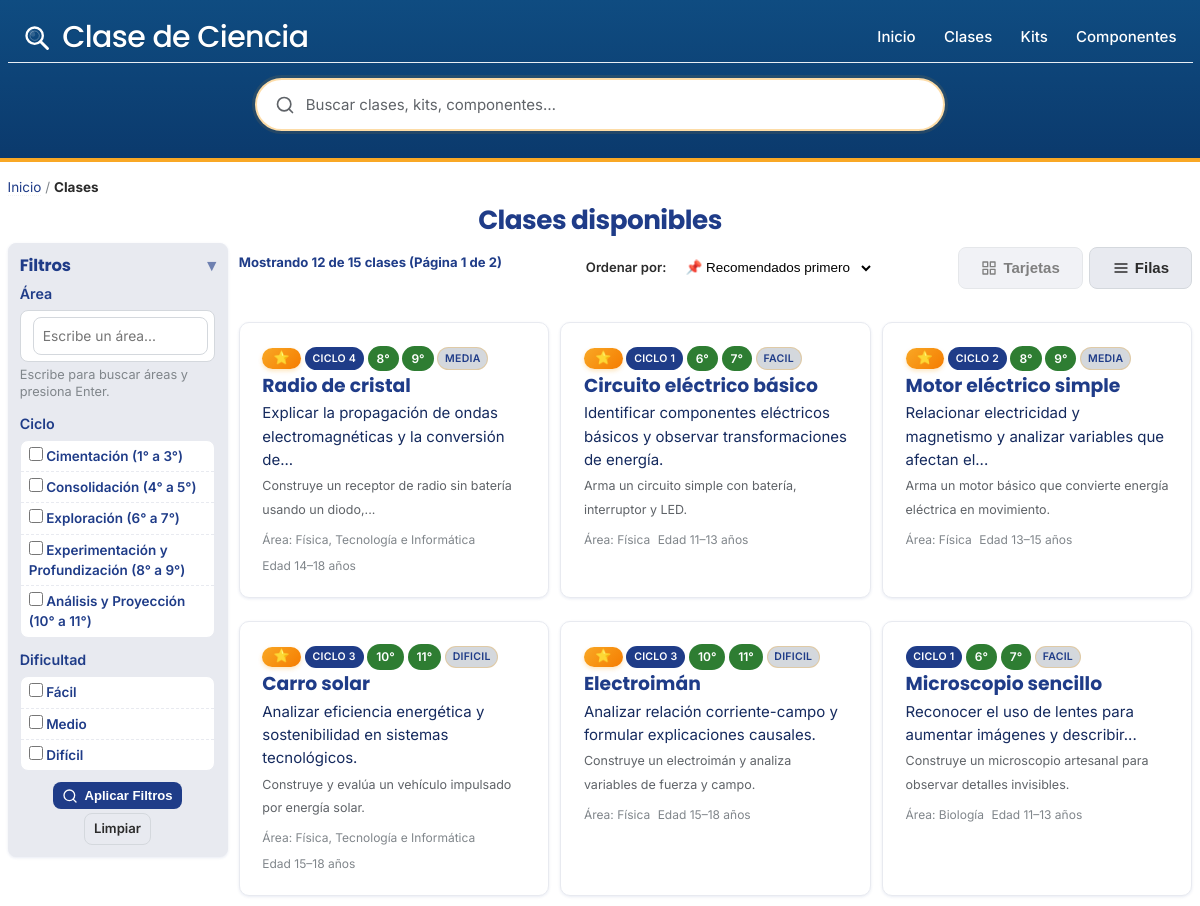
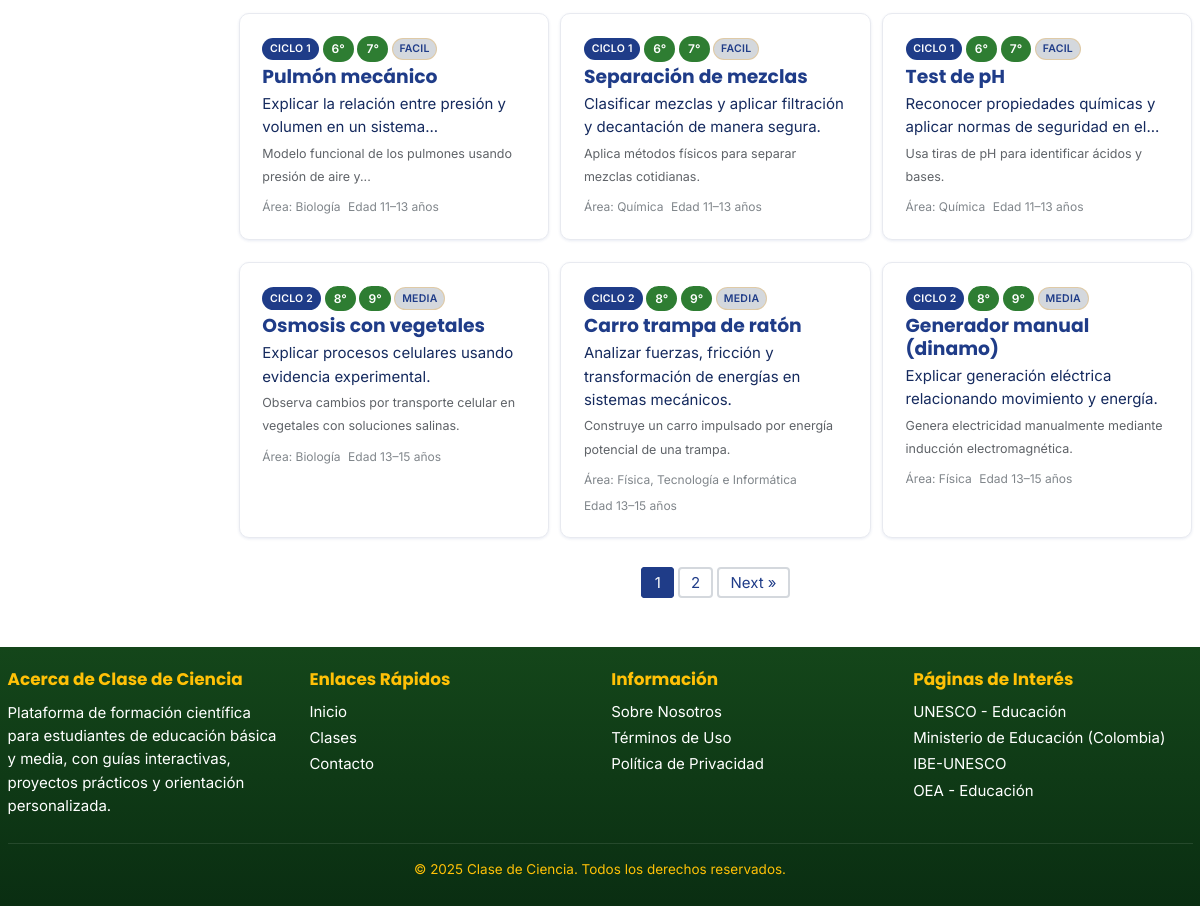
The app's page /clases, older data (2 pictures, top to bottom).
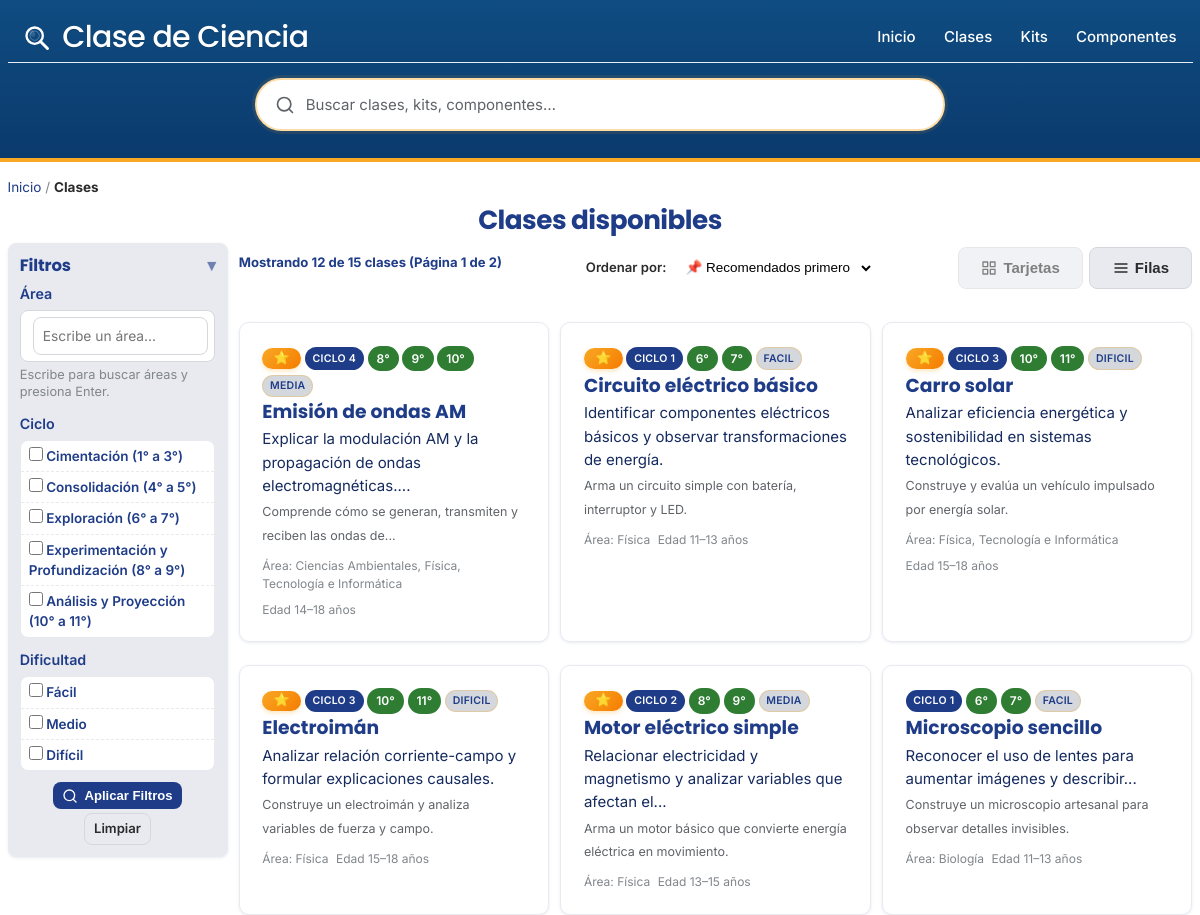
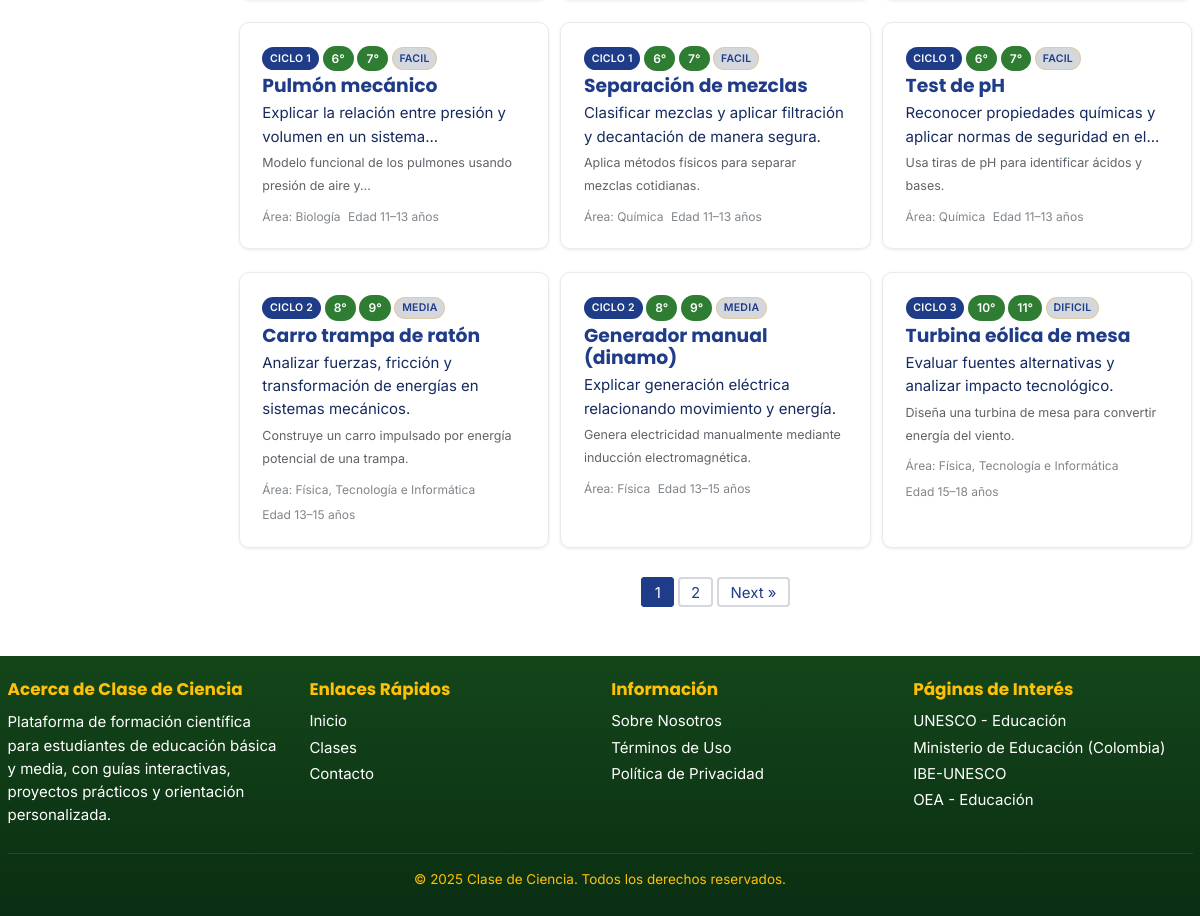
The same page, newer data (2 pictures, top to bottom).
### tables this page shows
CREATE TABLE `ciclos` (
  `id` int(11) NOT NULL,
  `numero` int(11) NOT NULL COMMENT 'Número de ciclo (0-5)',
  `nombre` varchar(100) NOT NULL COMMENT 'Nombre del ciclo (ej: Exploración)',
  `slug` varchar(100) NOT NULL COMMENT 'URL-friendly identifier',
  `edad_min` int(11) NOT NULL COMMENT 'Edad mínima en años',
  `edad_max` int(11) NOT NULL COMMENT 'Edad máxima en años',
  `grados` longtext NOT NULL COMMENT 'Array JSON de grados (ej: [6,7])',
  `grados_texto` varchar(100) DEFAULT NULL COMMENT 'Representación textual de grados (ej: 6° a 7°)',
  `proposito` text NOT NULL COMMENT 'Propósito educativo del ciclo',
  `explicacion` text DEFAULT NULL COMMENT 'Explicación detallada del ciclo',
  `nivel_educativo` varchar(100) DEFAULT NULL COMMENT 'Equivalencia en sistema colombiano',
  `isced_level` varchar(20) DEFAULT NULL COMMENT 'Código UNESCO ISCED',
  `activo` tinyint(1) NOT NULL DEFAULT 1 COMMENT 'Si el ciclo está activo para uso',
  `orden` int(11) NOT NULL DEFAULT 0 COMMENT 'Orden de visualización'
);

CREATE TABLE `clases` (
  `id` int(11) NOT NULL,
  `nombre` varchar(180) NOT NULL,
  `slug` varchar(180) NOT NULL,
  `ciclo` tinyint(1) NOT NULL,
  `grados` longtext DEFAULT NULL CHECK (json_valid(`grados`)),
  `dificultad` varchar(32) DEFAULT NULL,
  `duracion_minutos` int(11) DEFAULT NULL,
  `resumen` text DEFAULT NULL,
  `objetivo_aprendizaje` text DEFAULT NULL,
  `imagen_portada` varchar(255) DEFAULT NULL,
  `video_portada` varchar(255) DEFAULT NULL,
  `seguridad` longtext DEFAULT NULL CHECK (json_valid(`seguridad`)),
  `seo_title` varchar(160) DEFAULT NULL,
  `seo_description` varchar(255) DEFAULT NULL,
  `activo` tinyint(1) NOT NULL DEFAULT 1,
  `destacado` tinyint(1) NOT NULL DEFAULT 0,
  `orden_popularidad` int(11) NOT NULL DEFAULT 0,
  `status` enum('draft','published') NOT NULL DEFAULT 'draft',
  `published_at` datetime DEFAULT NULL,
  `autor` varchar(120) DEFAULT NULL,
  `contenido_html` mediumtext DEFAULT NULL,
  `created_at` datetime NOT NULL DEFAULT current_timestamp(),
  `updated_at` datetime NOT NULL DEFAULT current_timestamp() ON UPDATE current_timestamp()
);

### clases.php (the view, shortened to what the changed rows need)
<?php
require_once 'config.php';
require_once 'includes/functions.php';
function cdc_get_ciclos($pdo, $activo_only = true) {
    $sql = "SELECT numero, nombre, slug, grados_texto, edad_min, edad_max, activo, orden FROM ciclos ";
    if ($activo_only) $sql .= "WHERE activo = 1 ";
    $sql .= "ORDER BY orden ASC, numero ASC";
    $stmt = $pdo->query($sql);
    return $stmt->fetchAll();
}
function cdc_word_limit($text, $max_words = 10) {
    $t = trim(strip_tags((string)$text));
    $words = preg_split('/\s+/u', $t, -1, PREG_SPLIT_NO_EMPTY);
    if (!$words || count($words) <= (int)$max_words) return $t;
    $slice = array_slice($words, 0, (int)$max_words);
    return implode(' ', $slice) . '...';
}
function cdc_get_proyectos($pdo, $filters = [], $limit = 12, $offset = 0) {
    $params = [];
    $where = ["c.activo = 1"];
    $joins = [
        "LEFT JOIN clase_areas ca ON ca.clase_id = c.id",
        "LEFT JOIN areas a ON a.id = ca.area_id"
    ];
    $sort = $filters['sort'] ?? 'recomendados';
    if ($sort === 'recientes') { $order_by = "ORDER BY c.updated_at DESC, c.destacado DESC"; }
    elseif ($sort === 'grado') { $order_by = "ORDER BY JSON_EXTRACT(c.grados, '$[0]') ASC, c.destacado DESC"; }
    else { $order_by = "ORDER BY c.destacado DESC, c.orden_popularidad DESC, c.updated_at DESC"; }
    $sql = "SELECT c.*, GROUP_CONCAT(DISTINCT a.nombre SEPARATOR ', ') AS areas_nombres
            FROM clases c
            " . implode(' ', array_unique($joins)) . "
            WHERE " . implode(' AND ', $where) . "
            GROUP BY c.id
            " . $order_by . "
            LIMIT ? OFFSET ?";
    $params[] = (int)$limit; $params[] = (int)$offset;
    $stmt = $pdo->prepare($sql);
    $stmt->execute($params);
    return $stmt->fetchAll();
}
function cdc_count_proyectos($pdo, $filters = []) {
    $params = [];
    $where = ["c.activo = 1"];
    $joins = [
        "LEFT JOIN clase_areas ca ON ca.clase_id = c.id",
        "LEFT JOIN areas a ON a.id = ca.area_id"
    ];
    $sql = "SELECT COUNT(DISTINCT c.id) AS total
            FROM clases c
            " . implode(' ', array_unique($joins)) . "
            WHERE " . implode(' AND ', $where);
    $stmt = $pdo->prepare($sql);
    $stmt->execute($params);
    $row = $stmt->fetch();
    return (int)($row['total'] ?? 0);
}
$filters = [];
$q = trim($_GET['q'] ?? '');
$ciclos_validos = array_column(cdc_get_ciclos($pdo, true), 'numero');
$view = isset($_GET['view']) && in_array($_GET['view'], ['cards','rows'], true) ? $_GET['view'] : 'cards';
$proyectos = [];
$total = 0;
if ($q !== '' && empty($filters)) {
    try {
        $stmt = $pdo->query("SELECT c.*,
            GROUP_CONCAT(DISTINCT a.nombre ORDER BY a.nombre SEPARATOR ', ') AS areas,
            GROUP_CONCAT(DISTINCT comp.nombre ORDER BY comp.nombre SEPARATOR ' | ') AS competencias,
            GROUP_CONCAT(DISTINCT ct.tag ORDER BY ct.tag SEPARATOR ', ') AS tags
            FROM clases c
            LEFT JOIN clase_areas ca ON ca.clase_id = c.id
            LEFT JOIN areas a ON a.id = ca.area_id
            LEFT JOIN clase_competencias cc ON cc.clase_id = c.id
            LEFT JOIN competencias comp ON comp.id = cc.competencia_id
            LEFT JOIN clase_tags ct ON ct.clase_id = c.id
            WHERE c.activo = 1
            GROUP BY c.id
            ORDER BY c.destacado DESC, c.orden_popularidad DESC, c.updated_at DESC");
        $clases = $stmt->fetchAll(PDO::FETCH_ASSOC) ?: [];
        $normalize = function($text) {
            $text = strtolower((string)$text);
            $text = str_replace(['á','é','í','ó','ú','ñ','ü'], ['a','e','i','o','u','n','u'], $text);
            return $text;
        };
        $qn = $normalize($q);
        foreach ($clases as $clase) {
            $grados_array = json_decode($clase['grados'] ?? '[]', true) ?: [];
            $grados_texto = !empty($grados_array) ? implode('°, ', $grados_array) . '°' : '';
            $ciclos_nombres = [1 => 'Ciclo 1: Exploración', 2 => 'Ciclo 2: Experimentación', 3 => 'Ciclo 3: Análisis'];
            $ciclo_nombre = $ciclos_nombres[(int)$clase['ciclo']] ?? ('Ciclo ' . (int)$clase['ciclo']);
            $dmap = ['facil'=>'Fácil','media'=>'Media','dificil'=>'Difícil','medio'=>'Medio'];
            $dificultad_label = $dmap[$normalize($clase['dificultad'])] ?? ucfirst($clase['dificultad']);
            $keywords = [];
            foreach ($grados_array as $g) { $keywords[] = 'grado ' . $g; $keywords[] = $g . ' grado'; $keywords[] = 'grado' . $g; }
            $keywords[] = 'ciclo ' . $clase['ciclo']; $keywords[] = 'ciclo' . $clase['ciclo'];
            if (!empty($clase['competencias'])) {
                $comps = explode(' | ', $clase['competencias']);
                foreach ($comps as $comp) {
                    if (stripos($comp, 'indagación') !== false || stripos($comp, 'pregunta') !== false) { $keywords = array_merge($keywords, ['indagacion','preguntas','investigacion']); }
                    if (stripos($comp, 'explicación') !== false || stripos($comp, 'explico') !== false) { $keywords = array_merge($keywords, ['explicacion','explicar','razonamiento']); }
                    if (stripos($comp, 'uso') !== false || stripos($comp, 'aplico') !== false) { $keywords = array_merge($keywords, ['aplicacion','practica','cotidiano']); }
                    if (stripos($comp, 'observo') !== false || stripos($comp, 'registro') !== false) { $keywords = array_merge($keywords, ['observacion','datos','registro']); }
                    if (stripos($comp, 'modelo') !== false) { $keywords = array_merge($keywords, ['modelado','representacion']); }
                    if (stripos($comp, 'cálculo') !== false || stripos($comp, 'medición') !== false) { $keywords = array_merge($keywords, ['medicion','calculo','matematicas']); }
                }
            }
            $search_parts = [
                $clase['nombre'] ?? '',
                $clase['resumen'] ?? '',
                $clase['objetivo_aprendizaje'] ?? '',
                $clase['areas'] ?? '',
                $clase['tags'] ?? '',
                $ciclo_nombre,
                $grados_texto,
                $dificultad_label,
                implode(' ', array_unique($keywords))
            ];
            $search_text = $normalize(implode(' ', $search_parts));
            if ($qn === '' || strpos($search_text, $qn) !== false) {
                $proyectos[] = $clase;
            }
        }
        $total = count($proyectos);
    } catch (PDOException $e) {
        error_log('Error en búsqueda inteligente: ' . $e->getMessage());
        $proyectos = []; $total = 0;
    }
} else {
    $current_page = get_current_page();
    $offset = get_offset($current_page);
    $proyectos = cdc_get_proyectos($pdo, $filters, POSTS_PER_PAGE, $offset);
    $total = cdc_count_proyectos($pdo, $filters);
}
include 'includes/header.php';
?>
<div class="container library-page clases-page view-<?= h($view) ?>">
    <h1><?= $q !== '' && empty($filters) ? 'Resultados de búsqueda' : 'Clases disponibles' ?></h1>
    <div class="library-layout">
        <aside class="filters-sidebar">
            <h2 class="filters-title" aria-expanded="true"><span>Filtros</span><span class="chev" aria-hidden="true">▾</span></h2>
            <form method="get" action="/clases" class="filters-form">
                <div class="filter-group">
                    <div class="checkbox-list">
                        <?php $ciclos_filtro = cdc_get_ciclos($pdo, true); $selected_ciclos = $filters['ciclos'] ?? (isset($filters['ciclo'])?[(int)$filters['ciclo']]:[]); foreach ($ciclos_filtro as $cf): $checked = in_array((int)$cf['numero'], $selected_ciclos, true); ?>
                        <label>
                            <input type="checkbox" name="ciclo[]" value="<?= h($cf['numero']) ?>" <?= $checked?'checked':'' ?> />
                            <span><?= h($cf['nombre']) ?> (<?= h($cf['grados_texto']) ?>)</span>
                        </label>
                        <?php endforeach; ?>
                    </div>
                </div>
            </form>
        </aside>
        <div class="library-content">
            <?php if (empty($proyectos)): ?>
            <div class="no-results">
                <p>No hay clases con los criterios seleccionados.</p>
                <a href="/clases" class="btn btn-secondary">Ver todas</a>
            </div>
            <?php else: ?>
            <div class="articles-grid">
                <?php foreach ($proyectos as $p): ?>
                <article class="article-card" data-href="/<?= h($p['slug']) ?>">
                    <a class="card-link" href="/<?= h($p['slug']) ?>">
                        <div class="card-content">
                            <div class="card-meta">
                                <?php if (!empty($p['destacado'])): ?>
                                <span class="badge badge-destacado" title="Recomendado">⭐</span>
                                <?php endif; ?>
                                <span class="section-badge">Ciclo <?= h($p['ciclo']) ?></span>
                                <?php
                                if (!empty($p['grados'])) {
                                    $grados = json_decode($p['grados'], true);
                                    if (is_array($grados) && count($grados) > 0) {
                                        foreach ($grados as $grado) { echo '<span class="grade-badge">' . (int)$grado . '°</span>'; }
                                    }
                                }
                                ?>
                                <span class="difficulty-badge"><?= h(ucfirst(is_string($p['dificultad']) ? $p['dificultad'] : '')) ?></span>
                            </div>
                            <h3><?= h($p['nombre']) ?></h3>
                            <?php if (!empty($p['objetivo_aprendizaje'])): ?>
                            <p class="objective">
                                <span class="text-trunc"><?= h(cdc_word_limit($p['objetivo_aprendizaje'], 10)) ?></span>
                            </p>
                            <?php endif; ?>
                            <?php if (!empty($p['resumen'])): ?>
                            <p class="excerpt"><small>
                                <span class="text-trunc"><?= h(cdc_word_limit($p['resumen'], 10)) ?></span>
                            </small></p>
                            <?php endif; ?>
                            <div class="card-footer">
                                <?php
                                $area_label = !empty($p['areas_nombres']) ? $p['areas_nombres'] : ($p['areas'] ?? '');
                                $edad_label = '';
                                $emin = null; $emax = null;
                                if (!empty($p['seguridad'])) {
                                    $seg = json_decode($p['seguridad'], true);
                                    if (is_array($seg)) {
                                        if (isset($seg['edad_min']) && is_numeric($seg['edad_min'])) { $emin = (int)$seg['edad_min']; }
                                        if (isset($seg['edad_max']) && is_numeric($seg['edad_max'])) { $emax = (int)$seg['edad_max']; }
                                    }
                                }
                                if ($emin !== null && $emax !== null && $emin > 0 && $emax > 0) {
                                    $edad_label = 'Edad ' . $emin . '–' . $emax . ' años';
                                }
                                ?>
                                <?php if ($area_label): ?><span class="area">Área: <?= h($area_label) ?></span><?php endif; ?>
                                <?php if ($edad_label): ?><span class="age"><?= h($edad_label) ?></span><?php endif; ?>
                            </div>
                        </div>
                    </a>
                </article>
                <?php endforeach; ?>
            </div>
            <?php if ($total > POSTS_PER_PAGE && empty($q)): ?>
                <?= pagination($total, get_current_page(), '/clases') ?>
            <?php endif; ?>
            <?php endif; ?>
        </div>
    </div>
</div>
<?php include 'includes/footer.php'; ?>

### includes/functions.php (shortened to what the changed rows need)
<?php
function h($string) {
    return htmlspecialchars((string)$string, ENT_QUOTES, 'UTF-8');
}
function get_current_page() {
    return isset($_GET['page']) ? max(1, intval($_GET['page'])) : 1;
}
function get_offset($page = null) {
    $page = $page ?? get_current_page();
    return ($page - 1) * POSTS_PER_PAGE;
}
function pagination($total_items, $current_page = null, $base_url = '') {
    $current_page = $current_page ?? get_current_page();
    $total_pages = ceil($total_items / POSTS_PER_PAGE);
    $html = '<nav class="pagination" aria-label="Pagination">';
    $html .= '<ul>';
    for ($i = 1; $i <= $total_pages; $i++) {
        if ($i == $current_page) {
            $html .= '<li class="active"><span>' . $i . '</span></li>';
        } else {
            $page_url = $base_url . '?page=' . $i;
            $html .= '<li><a href="' . h($page_url) . '">' . $i . '</a></li>';
        }
    }
    if ($current_page < $total_pages) {
        $next_url = $base_url . '?page=' . ($current_page + 1);
        $html .= '<li><a href="' . h($next_url) . '" rel="next">Next &raquo;</a></li>';
    }
    $html .= '</ul>';
    $html .= '</nav>';
    return $html;
}

Row changes from the older to the newer data that the page shows:
no longer on this page (row unchanged): clases: ciclo "2", grados "8", grados "9", dificultad "MEDIA", nombre "Osmosis con vegetales", objetivo_aprendizaje "Explicar procesos celulares usando evidencia experimental.", resumen "Observa cambios por transporte celular en vegetales con soluciones salinas.", area_label "Biología", seguridad "Edad 13–15 años"
changed clases "Edad 14–18 años": grados "[8,9]" → "[8,9,10]" (drawn); nombre "Radio de cristal" → "Emisión de ondas AM"; objetivo_aprendizaje "Explicar la propagación de ondas electromagnéticas y la conversión de..." → "Explicar la modulación AM y la propagación de ondas electromagnéticas...."; resumen "Construye un receptor de radio sin batería usando un diodo,..." → "Comprende cómo se generan, transmiten y reciben las ondas de..."; area_label "Física, Tecnología e Informática" → "Ciencias Ambientales, Física, Tecnología e Informática"
shown differently, row unchanged: clases "Motor eléctrico simple": moves down the list
now on this page (row unchanged): clases: ciclo "3", grados "10", grados "11", dificultad "DIFICIL", nombre "Turbina eólica de mesa", objetivo_aprendizaje "Evaluar fuentes alternativas y analizar impacto tecnológico.", resumen "Diseña una turbina de mesa para convertir energía del viento.", area_label "Física, Tecnología e Informática", seguridad "Edad 15–18 años"
Text that changed along with them:
new list line: "10"
